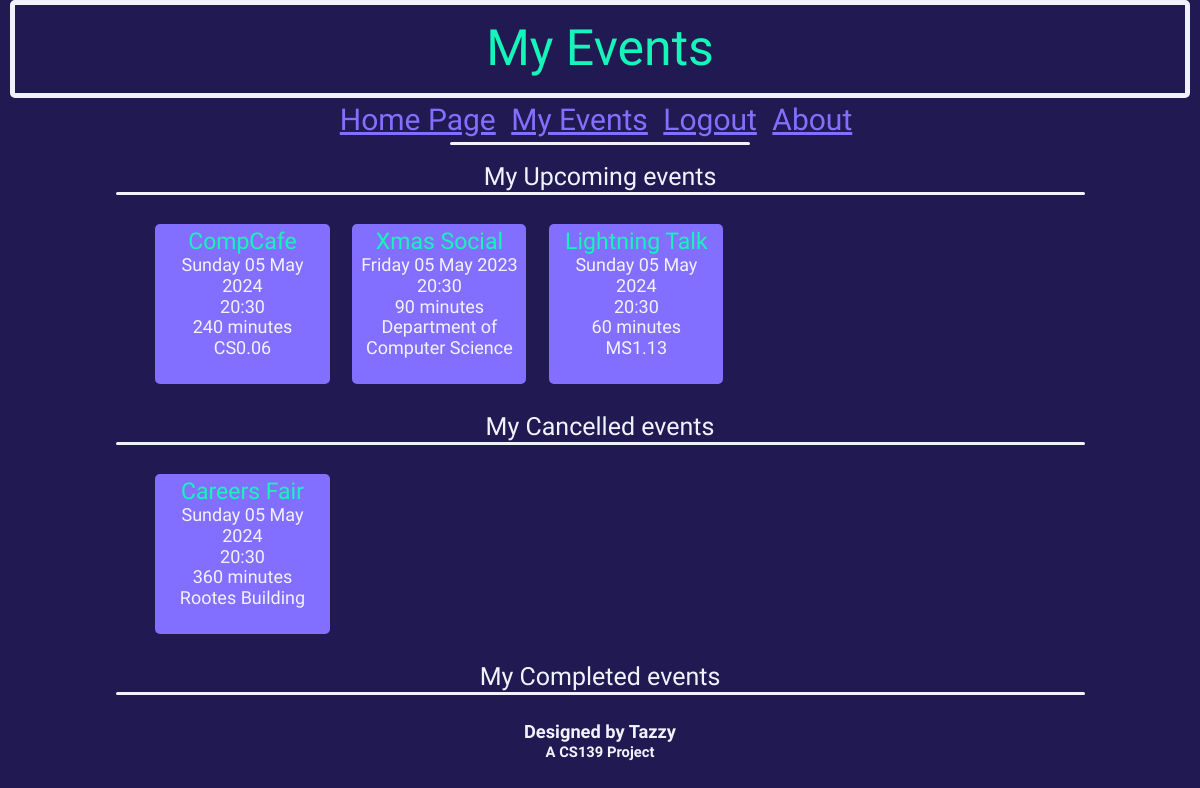
The page /myEvents (signed in) on the database as committed earlier.
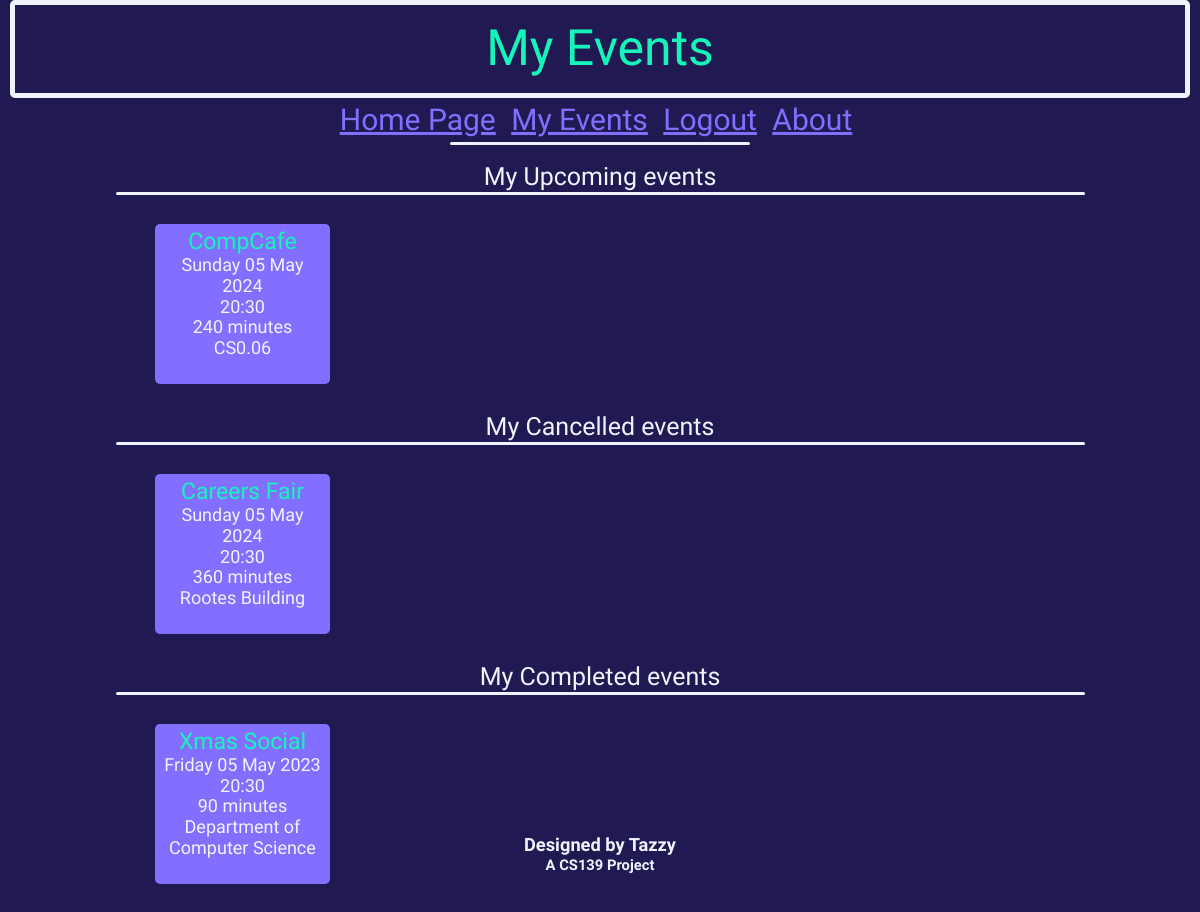
The same page on the database as committed later.
### db_definition.py (models this page shows, shortened)
class Event(db.Model):
    __tablename__ = "events"
    event_id = db.Column(db.Integer, primary_key = True)
    name = db.Column(db.String(20))
    dateTime = db.Column(db.DateTime)
    duration = db.Column(db.Integer) # Minutes
    capacity = db.Column(db.Integer)
    ticketsSold = db.Column(db.Integer)
    location = db.Column(db.String(50))

### eventbyte.py (the view)
@app.route('/myEvents')
def myEvents():
    if not current_user.is_authenticated:
        return redirect('/')
    updateTickets()
    completedEvents = db.session.query(Event).join(Ticket, Event.event_id == Ticket.event_id).where(Ticket.user_id == current_user.user_id).where(Ticket.status == "Completed")
    cancelledEvents = db.session.query(Event).join(Ticket, Event.event_id == Ticket.event_id).where(Ticket.user_id == current_user.user_id).where(Ticket.status == "Cancelled")
    upcomingEvents = db.session.query(Event).join(Ticket, Event.event_id == Ticket.event_id).where(Ticket.user_id == current_user.user_id).where(Ticket.status == "Upcoming")
    return render_template('boughtEventsView.html', completedEvents=completedEvents, cancelledEvents=cancelledEvents, upcomingEvents=upcomingEvents, currTime = datetime.datetime(datetime.MINYEAR, 1, 1))

### eventbyte.py (called while the page is built)
@loginManager.user_loader
def loadUser(user_id):
    return User.query.get(int(user_id))

def updateTickets():
    events = Event.query.all()
    for event in events:
        ticketNum = db.session.query(Ticket).where(Ticket.event_id == event.event_id, Ticket.status == "Upcoming").count()
        event.ticketsSold = ticketNum
        if event.ticketsSold >= (0.95 * event.capacity):
            sendEmail(user=User.query.filter_by(userClass="super").first(), event=event, EVENTNEARFULL=True)
        if event.dateTime <= datetime.datetime.now():
            tickets = db.session.query(Ticket).where(Ticket.event_id == event.event_id)
            for ticket in tickets:
                ticket.status = "Completed"
    db.session.commit()

### templates/boughtEventsView.html
{% extends "base.html" %}
{% block heading %}
    <div class="title subtitle">
        My Events
    </div>
{% endblock %}
{% block content %}
    <br>
    <div id="allMyEvents" class="loginFlashes">
        <div id="upcomingEvents">
            My Upcoming events
            <div id="longUnderline"></div><br>
            {% with events=upcomingEvents %}
                {% include "eventList.html" %}
            {% endwith %}
        </div><br>
        <div id="cancelledEvents">
            My Cancelled events
            <div id="longUnderline"></div><br>
            {% with events=cancelledEvents %}
                {% include "eventList.html" %}
            {% endwith %}
        </div><br>
        <div id="completedEvents">
            My Completed events
            <div id="longUnderline"></div><br>
            {% with events=completedEvents %}
                {% include "eventList.html" %}
            {% endwith %}
        </div><br>
    </div>
{% endblock %}

### templates/eventList.html (shortened to what this page needs)
<div id="eventsList">
    {% for event in events %}
        {% if event.dateTime > currTime %}
            <div class="event">
                <a href="/viewEvent?eventid={{event.event_id}}" style="text-decoration: none;"><span class="titleRef" style="font-size: 23px;">{{ event.name }}</span></a><br>
                {{ event.dateTime.strftime('%A') }} {{ event.dateTime.strftime('%d') }} {{ event.dateTime.strftime('%b') }} {{ event.dateTime.strftime('%Y') }}<br>
                {{ event.dateTime.strftime('%H') }}:{{ event.dateTime.strftime('%M') }}<br>
                {{ event.duration }} minutes<br>
                {{ event.location }}<br>
                {% if current_user.userClass == "super" %}
                    {{ event.capacity - event.ticketsSold }} seats left<br><br>
                {% elif event.ticketsSold == event.capacity %}
                    <span style="color: red;"><strong>SOLD OUT</strong></span><br>
                {% elif (event.ticketsSold >= (0.95 * event.capacity)) %}
                    <span style="color: red;"><strong>TICKETS LOW</strong></span><br>{{event.capacity - event.ticketsSold}} tickets left.<br>
                {% else %}
                    <br>
                {% endif %}
            </div>
        {% endif %}
    {% endfor %}
</div>

Rows that differ between the two databases and show on the page:
no longer on this page (row edited): Event: name "Lightning Talk", dateTime "Sunday", dateTime "05", dateTime "May", dateTime "2024", dateTime "20", dateTime "30", duration "60", location "MS1.13"
shown differently, row unchanged: Event "Careers Fair": moves up the list
